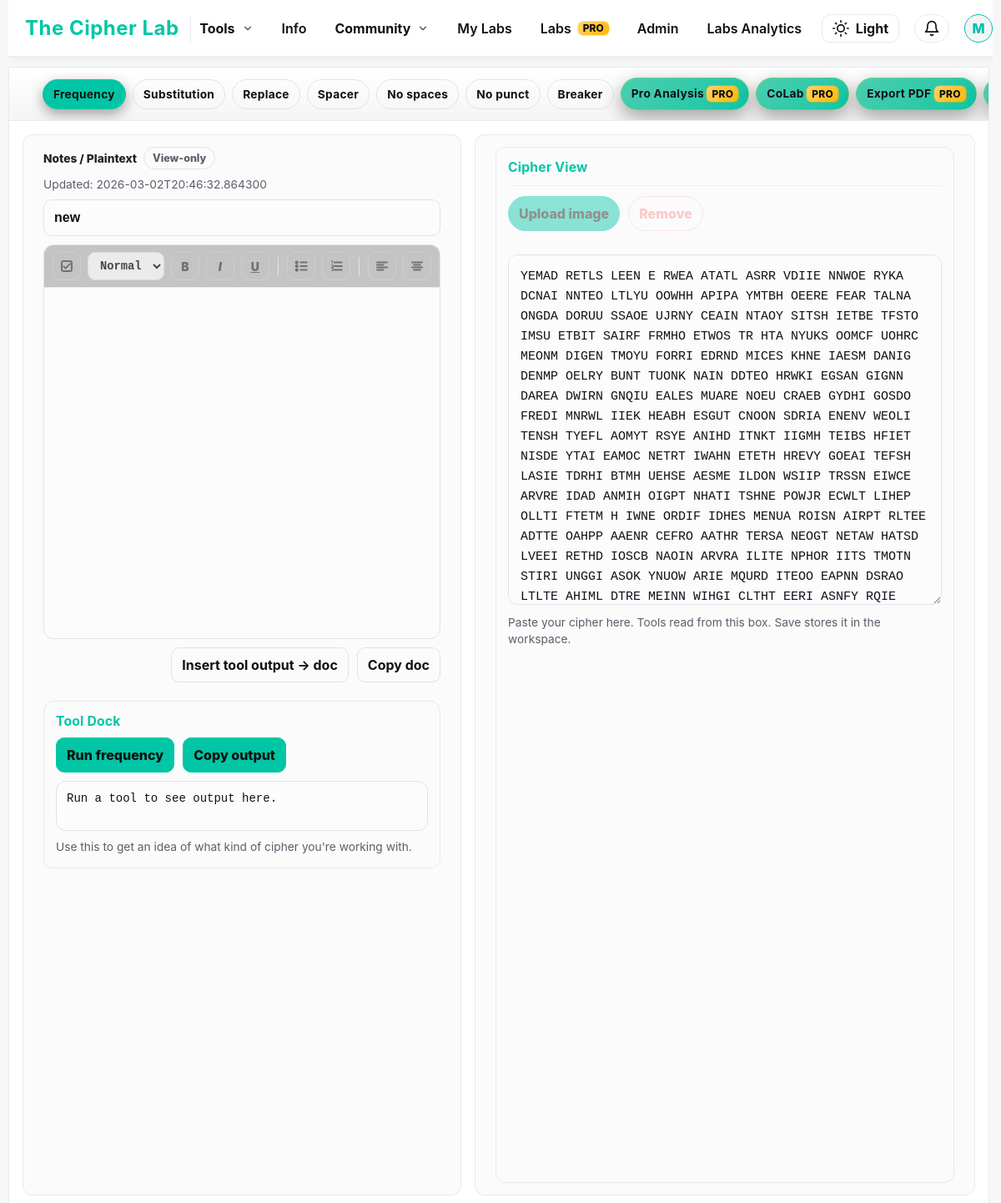
The app's page /workspaces/90 (signed in), older data.
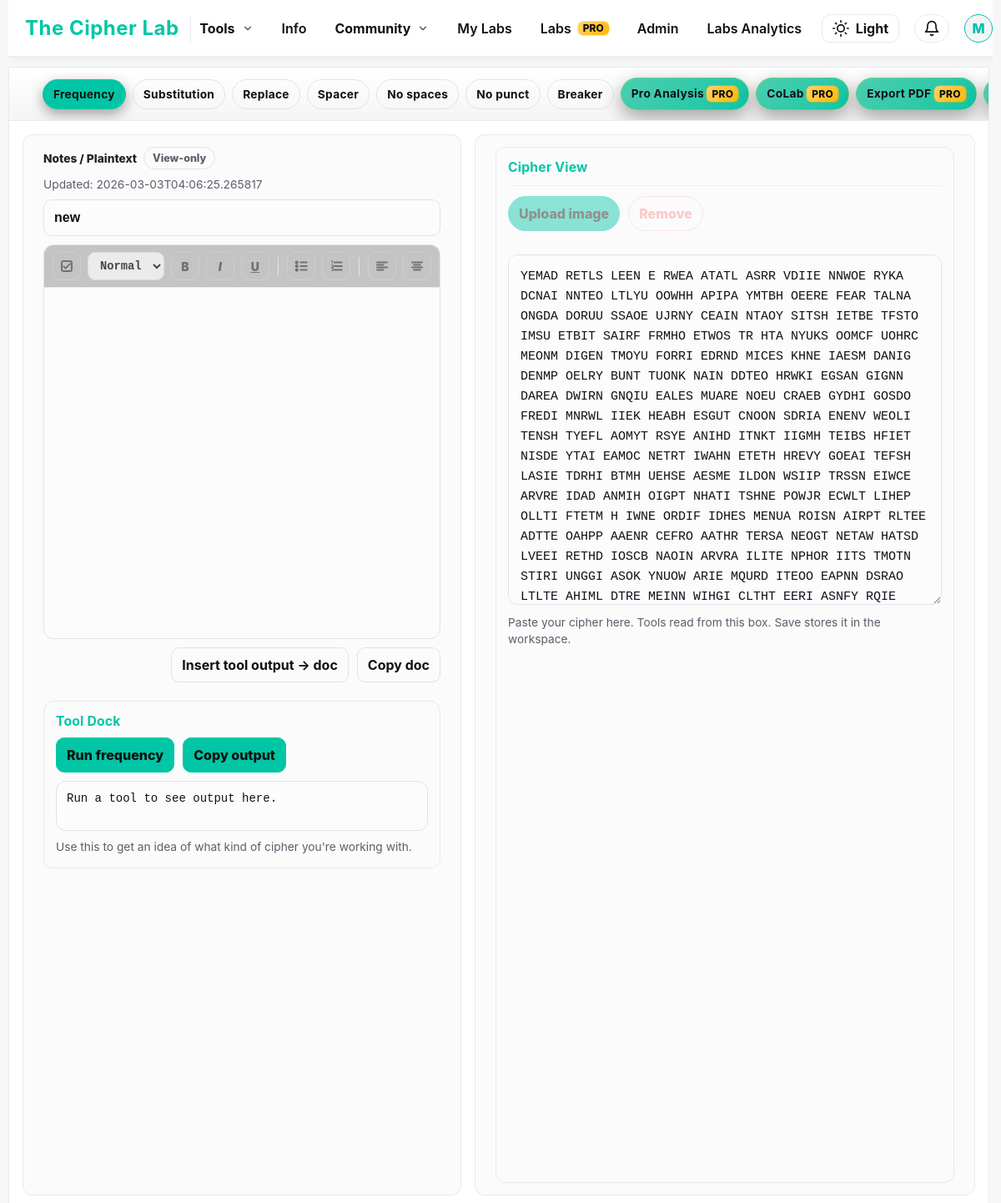
The same page, newer data.
### tables this page shows
CREATE TABLE workspaces (
  id INTEGER PRIMARY KEY AUTOINCREMENT,
  owner_id INTEGER NOT NULL,
  title TEXT NOT NULL DEFAULT 'Untitled Workspace',
  cipher_text TEXT NOT NULL DEFAULT '',
  notes TEXT NOT NULL DEFAULT '',
  cipher_image_filename TEXT,
  created_at TEXT NOT NULL DEFAULT CURRENT_TIMESTAMP,
  updated_at TEXT NOT NULL DEFAULT CURRENT_TIMESTAMP, order_index INTEGER NOT NULL DEFAULT 0, share_token TEXT, is_shared INTEGER NOT NULL DEFAULT 0, last_edited_by INTEGER,
  FOREIGN KEY(owner_id) REFERENCES users(id)
);

### app.py (the view, shortened to what this page needs)
@app.route("/workspaces/<int:ws_id>", methods=["GET"], endpoint="workspace_view")
def workspace_view(ws_id):
    user = current_user()
    if not user:
        flash("Please log in.", "warning")
        return redirect(url_for("login"))
    conn = get_db()
    if is_admin(user):
        row = conn.execute("""
            SELECT *
            FROM workspaces
            WHERE id = ?
            LIMIT 1
        """, (ws_id,)).fetchone()
        if not row:
            conn.close()
            abort(404)
        ws = dict(row)
        if ws.get("owner_id") == user["id"]:
            pass
        else:
            fresh_user = conn.execute(
                "SELECT * FROM users WHERE id=? LIMIT 1",
                (user["id"],)
            ).fetchone()
            fresh_user = dict(fresh_user) if fresh_user else user
            conn.close()
            return render_template(
                "workspace.html",
                user=fresh_user,
                ws=ws,
                is_owner=False,
                show_tour=(not fresh_user.get("labs_tour_seen")),
                viewer_role="admin",
                viewer_can_edit=False,
                viewer_is_pro=is_pro(fresh_user),
            )

### app.py (called while the page is built)
@app.after_request
def add_security_headers(resp):
    resp.headers["X-Content-Type-Options"] = "nosniff"
    resp.headers["X-Frame-Options"] = "DENY"
    resp.headers["Referrer-Policy"] = "strict-origin-when-cross-origin"
    resp.headers["Content-Security-Policy"] = (
        "default-src 'self'; "
        "img-src 'self' data: https://api.producthunt.com https://ph-files.imgix.net https://www.producthunt.com; "
        "script-src 'self' 'unsafe-inline' https://www.producthunt.com; "
        "style-src 'self' 'unsafe-inline'; "
        "frame-src https://www.producthunt.com;"
    )
    return resp

def is_admin(user):
    if not user:
        return False
    return (user.get("is_admin") == 1) or (user.get("email", "").lower() == ADMIN_EMAIL.lower())

def is_pro(user):
    if not user:
        return False
    try:
        return bool(user["is_pro"])
    except Exception:
        return False

@app.before_request
def clear_flash_on_login():
    if request.endpoint == "login" and request.method == "GET":
        if "_flashes" not in session:
            session.pop("_flashes", None)

@app.context_processor
def inject_now_year():
    return {"now_year": datetime.utcnow().year}

### templates/workspace.html (shortened to what the changed rows need)
<!DOCTYPE html>
<html lang="en" data-theme="dark">
<head>
  <link rel="stylesheet" href="{{ url_for('static', filename='style.css') }}">
</head>
<body>
  <main class="ws-shell">
    <section class="ws-card" aria-label="Cipher Workspace">
      <div class="ws-grid">
        <div class="ws-panel">
          <div class="doc-wrap">
            <div class="doc-meta">
              <div style="display:flex;gap:8px;flex-wrap:wrap;align-items:center;">
              </div>
              <div style="color:var(--muted);">
                Updated: <span id="updated-at">{{ ws.updated_at if ws.updated_at else "—" }}</span>
              </div>
            </div>
            <input
              id="ws-title-input"
              class="doc-title"
              placeholder="Lab title"
              value="{{ ws.title or 'Untitled Workspace' }}"
            />
            <div class="note-editor" id="note-editor-wrap">
              <div class="note-toolbar" id="note-toolbar" role="toolbar" aria-label="Notes formatting toolbar">
              </div>
              <div id="ws-editor" class="note-surface" contenteditable="true" spellcheck="true" aria-label="Notes editor"></div>
            </div>
            <div class="doc-actions">
              <button class="mini-btn" id="insert-tool-output" type="button">Insert tool output → doc</button>
              <button class="mini-btn" id="copy-doc" type="button">Copy doc</button>
            </div>
            <div class="ws-panel tool-panel" style="padding: 14px;">
              <h3>Tool Dock</h3>
              <div class="tool-card active" id="tool-frequency">
              </div>
            </div>
          </div>
        </div>
        <aside class="ws-panel cipher-side" aria-label="Cipher sidebar">
          <div class="ws-panel" style="padding:14px;">
            <h3>Cipher View</h3>
            <div class="cipher-upload">
              <div class="cipher-upload-row">
              </div>
              <div class="cipher-upload-status" id="cipher-image-status"></div>
            </div>
            <textarea id="cipher-text" class="cipher-text" placeholder="Paste ciphertext here…">{{ ws.cipher_text or "" }}</textarea>
            <div class="hint" style="margin-top:8px;">
              Paste your cipher here. Tools read from this box. Save stores it in the workspace.
            </div>
          </div>
        </aside>
      </div>
    </section>
  </main>
</body>
</html>

Row changes from the older to the newer data that the page shows:
changed workspaces "new": updated_at "2026-03-02T20:46:32.864300" → "2026-03-03T04:06:25.265817"
